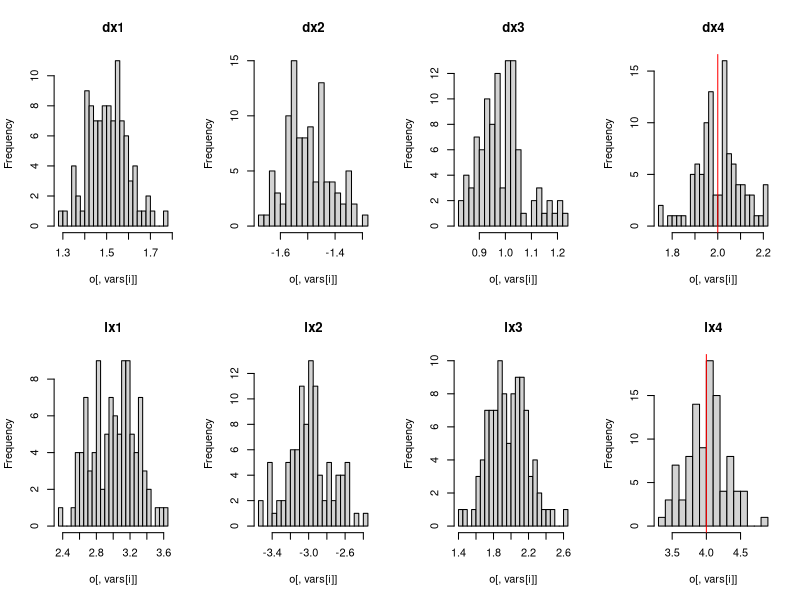
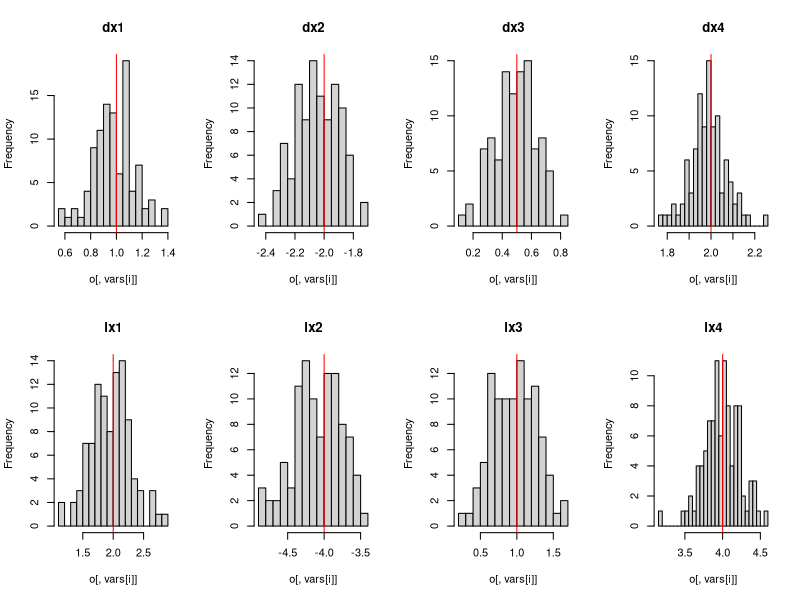

Generate these figures, in order, with R:
## ---- chunk 1

# Load required packages
library(data.table)
library(MASS)
library(knitr)
lambda=1-.5
  
# Initialize random number
set.seed(1234)

sim_data <- function(rho=.5) {
  N = 120 # sample size
  
  #
  data = data.table(date=1:N)
  data[, quarter:=floor(((date-1)%%12)/3)+1]
  for (i in 1:3) data[,paste0('quarter',i):=ifelse(quarter==i, 1, 0)]
  
  
  data[, trend:=log(1:.N+1)]
  y_0 = 12
  k = 4
  x = matrix(runif(k*N),ncol=k)
  colnames(x) <- paste0('x', 1:k)
  
  data <- cbind(data,x)
  data[, intercept:=1]
  
  beta = c(
    'intercept' = 0,
    'quarter1' = 1,
    'quarter2' = -1,
    'quarter3' = -.5,
    'trend' = .1,
    'x1' = 1,
    'x2' = -2,
    'x3' = .5,
    'x4' = 2,
    'ly' = .5
  )
  
 # rho = .5
  
  # Correlation matrix
  R = matrix(c(1, rho, rho, rho,
               rho, 1, 0, 0,
               rho, 0, 1, 0,
               rho, 0, 0, 1), ncol = 4)
  # Standard deviations
  sig=.5
  S <- c(sqrt(.2), sqrt(sig), sqrt(sig), sqrt(sig))
  
  cor2cov <- function(R, S) {
    sweep(sweep(R, 1, S, "*"), 2, S, "*")
  }
  
  Sigma = cor2cov(R, S)
  
  # Draws from the Var-Covar Matrix
  
  error = mvrnorm(n = N,
                  mu = c(0, 0, 0, 0),
                  Sigma = Sigma)
  
  # x1 endog
  F_x=pnorm(error[,2])
  pi_vals=c(-2,2)
  x=qgamma(F_x,.5)
  data[, x1:=x]
  
  # x2 endog
  F_x=pnorm(error[,3])
  pi_vals=c(-2,2)
  x=qgamma(F_x,.5)
  data[, x2:=x]
  # x3 endog
  F_x=pnorm(error[,4])
  pi_vals=c(-2,2)
  x=qgamma(F_x,.5)
  data[, x3:=x]
  
  	  
  data[, ly:=as.numeric(NA)]
  data[1, ly:=0]
  data[, y:=as.numeric(NA)]  
  
  #shapiro.test(data$x1)
 
  data=data.frame(data)
  
  # simulate data 
  for (i in 1:N) {
    ysim <- as.matrix(data[i, names(beta)]) %*% beta + error[i, 1]
    
    data[i, 'y'] <-  ysim
    if (i < N)
      data[i + 1, 'ly'] <- ysim
    
 }
  data=data.table(data)
  
  make_copula <- function(x, increment = .001) {
    if (length(unique(x)) == 1)
      return(as.numeric(rep(NA, length(x))))
    return(ifelse(ecdf(x)(x) == 1, qnorm(1 - increment), qnorm(ecdf(x)(x))))
  }
  
  data[, dy := y - c(NA, y[-.N])]
  
  for (v in grep('x[0-9]', colnames(data), value = T)) {
    data[, paste0(v, '_star') := make_copula(get(v))]
    data[, paste0('l', v) := c(NA, get(v)[-.N])]
    data[, paste0('l', v, '_star') := make_copula(get(paste0('l', v)))]
    data[, paste0('d', v) := get(v) - c(NA, get(v)[-.N])]
  }
  
  return(data)
}

## ---- chunk 2
reps = 100
set.seed(1234)
data <- lapply(1:reps, function(...) sim_data(rho=.5))

out1 = lapply(data, function(dt)
  lm(
    dy ~ 1 + dx1 + dx2 + dx3 + dx4 + trend + ly + quarter1 + quarter2 + quarter3 +
      lx1 + lx2 + lx3 + lx4,
    data = dt
  )$coefficients)

out2 = lapply(data, function(dt)
  lm(
    dy ~ 1 + dx1 + dx2 + dx3 + dx4 + trend + ly + quarter1 + quarter2 + quarter3 +
      lx1 + lx2 + lx3 + lx4 + x1_star + x2_star + x3_star,
    data = dt
  )$coefficients)


evals <- lapply(list(out1, out2), function(out) {
    
  o = do.call('rbind', out)
  res=colMeans(o)
  
  for (i in 1:4) o[,paste0('lx', i)]<- (-o[,paste0('lx', i)])/o[,'ly']
  true = c(dx1=1, dx2=-2, dx3=.5, dx4=2, lx1=1/lambda, lx2=-2/lambda, lx3=.5/lambda, lx4=2/lambda)
  
  par(mfrow=c(2,4))
  
  vars=grep('^dx[0-9]$|lx[0-9]$', colnames(o), value=T)
  
  for (i in seq(along=vars)) {
    hist(o[,vars[i]], breaks=20, main = vars[i])
    abline(v=true[i], col='red')
  }
  return(o)
})

## ---- chunk 3
vars=grep('^dx[0-9]$|lx[0-9]$', colnames(evals[[1]]), value=T)

comp=rbind(data.table(evals[[1]][, vars], type='without Copulas', iteration = 1:nrow(evals[[1]])),
      data.table(evals[[2]][, vars], type='with Copulas', iteration = 1:nrow(evals[[1]])))
tmp=melt(comp, id.vars=c('type'))

tmp2 = tmp[variable%in%vars, list(mean=mean(value)),by=c('type','variable')]

tmp3=cbind(dcast(tmp2, variable~type), true=c(dx1=1, dx2=-2, dx3=.5, dx4=2, lx1=1/lambda, lx2=-2/lambda, lx3=.5/lambda, lx4=2/lambda))
setcolorder(tmp3, c('variable', 'true', 'without Copulas','with Copulas'))

kable(tmp3)
